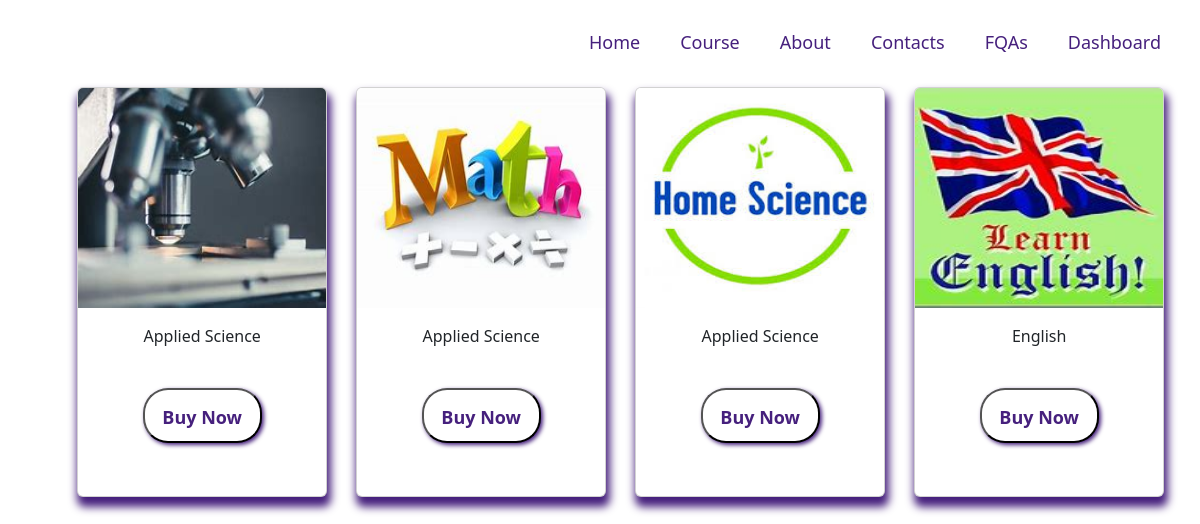
The app's page /grade3 with its own data.
### homepage/models.py (models this page shows)
class GradeThree(models.Model):
    grade=models.CharField(max_length=25 ,null=True)
    title=models.CharField(max_length=25 ,null=True)
    subject=models.CharField(max_length=25 ,null=True)
    profile=models.FileField(null=True,upload_to='homepage/pdfs/')
    course_image=models.ImageField(null=True,upload_to='homepage/covers/')
    date=models.DateTimeField(auto_now=True,null=True)
    CATEGORY_CHOICES=(
        ('Paid','Paid'),
        ('Free','Free'),
    )
    category=models.CharField(max_length=6, choices =CATEGORY_CHOICES ,null=True)

### homepage/views.py (the view)
# urls.py: path('grade3',grade3_course_list, name="grade3_course_list"),
def grade3_course_list(request):
    courses=GradeThree.objects.all()
    return render(request,"grades/third/grade3_course_list.html",{ "courses":courses})

### homepage/templates/grades/third/grade3_course_list.html (shortened to what this page needs)
{% include 'grades/list.html' %}
<!DOCTYPE html>
<html lang="en">
<head>
</head>
<body>
 </body>
 </html>
</body>
</html>

### homepage/templates/grades/list.html (shortened to what this page needs)
{% include 'navbar.html' %}
<!DOCTYPE html>
<html lang="en">
<head>
    <link href="https://cdn.jsdelivr.net/npm/bootstrap@5.2.2/dist/css/bootstrap.min.css" rel="stylesheet">
</head>
<body>
    {% for course in courses %}
  <div class="container">
    <div class="row " >
        <div class="col-md-3">
            <div class="card body-session">
                {% if course.course_image %}
                <img src="{{ course.course_image.url}}" alt="{{ course.title}}" class="card-img-top">
                {% else %}
                <span class="text-muted">No PDF</span>
                {% endif %}
                <div class="card-body">
                    <div class="card-title ">
                        {{ course.title }}
                    </div>
                    {% if course.category == 'Free' %}
                    <div class="card-text ">
                    {% if course.profile %}
                   <button> <a href="{{ course.profile.url }}" download class="btn-outline-primary" >Read</a></button>
                    {% else %}
                    <span class="text-muted">No PDF</span>
                    {% endif %}
                    </div>
                </div>
                 <div class="card-text">
                        {% if course.profile %}
                     <button>   <a href="{{ course.profile.url }}" download class="btn-outline-sucess" target="_blank">Download</a></button>
                        {% else %}
                        <span class="text-muted">No PDF</span>
                        {% endif %}
                    </div>
                    {% else %}
                    <button class="buy"> <a href="{% url 'login' %}">Buy Now</a></button>
                    {% endif %}
             </div>
        </div>
    </div>
</div>
</div>
{% endfor%}
</body>
</body>
</html>

### homepage/templates/grades/list.html (style rules this page uses)
img { height: 220px; width: 250px; }
.row { float: left; align-items: center; }
.card { width: 250px; height: 410px; margin: 3px 14.5px; box-shadow:2px 8px 8px 2px rgb(70,32,125); left: 40%; padding-bottom: 20%; margin-top: -30px; }
.card-title { text-align: center; }
button a { margin:10px ; text-decoration: none; display: block; color: rgb(70,32,125); font-weight: 600; font-size: 18px; padding: 2px 2px 2px 2px; }
.buy { margin-top: 40px; width: 55%; height: 38%; border-radius: 25px; font-weight: 700; font-size: 18px; text-decoration: none; display: block; color: rgb(70,32,125); font-weight: 600; font-size: 18px; padding: 2px 2px 2px 2px; top:700px; background-color:white; color: rgb(70,32,125) !important; box-shadow: 2px 2px 4px rgb(70,32,125); }
button { border-radius: 25px; display: block; margin: 0 auto; background-color: white; box-shadow: 2px 2px 4px rgb(70,32,125); color: white; }

### records on screen
GradeThree: course_image (picture), title "Applied Science", shows "Buy Now"
GradeThree: course_image (picture), title "Applied Science", shows "Buy Now"
GradeThree: course_image (picture), title "Applied Science", shows "Buy Now"
GradeThree: course_image (picture), title "English", shows "Buy Now"
